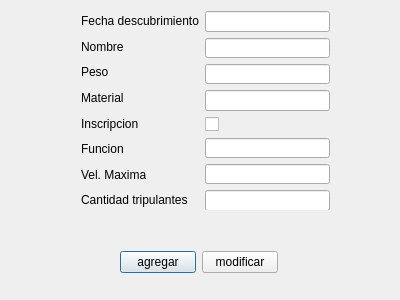
<?xml version="1.0" encoding="UTF-8"?>
<ui version="4.0">
 <class>DialogMovil</class>
 <widget class="QDialog" name="DialogMovil">
  <property name="geometry">
   <rect>
    <x>0</x>
    <y>0</y>
    <width>400</width>
    <height>300</height>
   </rect>
  </property>
  <property name="windowTitle">
   <string>Dialog</string>
  </property>
  <widget class="QWidget" name="layoutWidget_2">
   <property name="geometry">
    <rect>
     <x>120</x>
     <y>250</y>
     <width>158</width>
     <height>25</height>
    </rect>
   </property>
   <layout class="QHBoxLayout" name="horizontalLayout">
    <item>
     <widget class="QPushButton" name="pbAgregar">
      <property name="text">
       <string>agregar</string>
      </property>
     </widget>
    </item>
    <item>
     <widget class="QPushButton" name="pbMod">
      <property name="text">
       <string>modificar</string>
      </property>
     </widget>
    </item>
   </layout>
  </widget>
  <widget class="QWidget" name="">
   <property name="geometry">
    <rect>
     <x>81</x>
     <y>11</y>
     <width>249</width>
     <height>199</height>
    </rect>
   </property>
   <layout class="QFormLayout" name="formLayout">
    <item row="0" column="0">
     <layout class="QVBoxLayout" name="verticalLayout">
      <item>
       <widget class="QLabel" name="label_8">
        <property name="text">
         <string>Fecha descubrimiento</string>
        </property>
       </widget>
      </item>
      <item>
       <widget class="QLabel" name="label">
        <property name="text">
         <string>Nombre</string>
        </property>
       </widget>
      </item>
      <item>
       <widget class="QLabel" name="label_2">
        <property name="text">
         <string>Peso</string>
        </property>
       </widget>
      </item>
      <item>
       <widget class="QLabel" name="label_3">
        <property name="text">
         <string>Material</string>
        </property>
       </widget>
      </item>
      <item>
       <widget class="QLabel" name="label_4">
        <property name="text">
         <string>Inscripcion</string>
        </property>
       </widget>
      </item>
      <item>
       <widget class="QLabel" name="label_5">
        <property name="text">
         <string>Funcion</string>
        </property>
       </widget>
      </item>
      <item>
       <widget class="QLabel" name="label_6">
        <property name="text">
         <string>Vel. Maxima</string>
        </property>
       </widget>
      </item>
      <item>
       <widget class="QLabel" name="label_7">
        <property name="text">
         <string>Cantidad tripulantes</string>
        </property>
       </widget>
      </item>
     </layout>
    </item>
    <item row="0" column="1">
     <layout class="QVBoxLayout" name="verticalLayout_2">
      <item>
       <widget class="QLineEdit" name="leFecha"/>
      </item>
      <item>
       <widget class="QLineEdit" name="leNombre"/>
      </item>
      <item>
       <widget class="QLineEdit" name="lePeso"/>
      </item>
      <item>
       <widget class="QLineEdit" name="leMaterial"/>
      </item>
      <item>
       <widget class="QCheckBox" name="checkBox">
        <property name="text">
         <string/>
        </property>
       </widget>
      </item>
      <item>
       <widget class="QLineEdit" name="leFuncion"/>
      </item>
      <item>
       <widget class="QLineEdit" name="leVelocidad"/>
      </item>
      <item>
       <widget class="QLineEdit" name="leCapacidad"/>
      </item>
     </layout>
    </item>
   </layout>
  </widget>
 </widget>
 <resources/>
 <connections/>
</ui>
